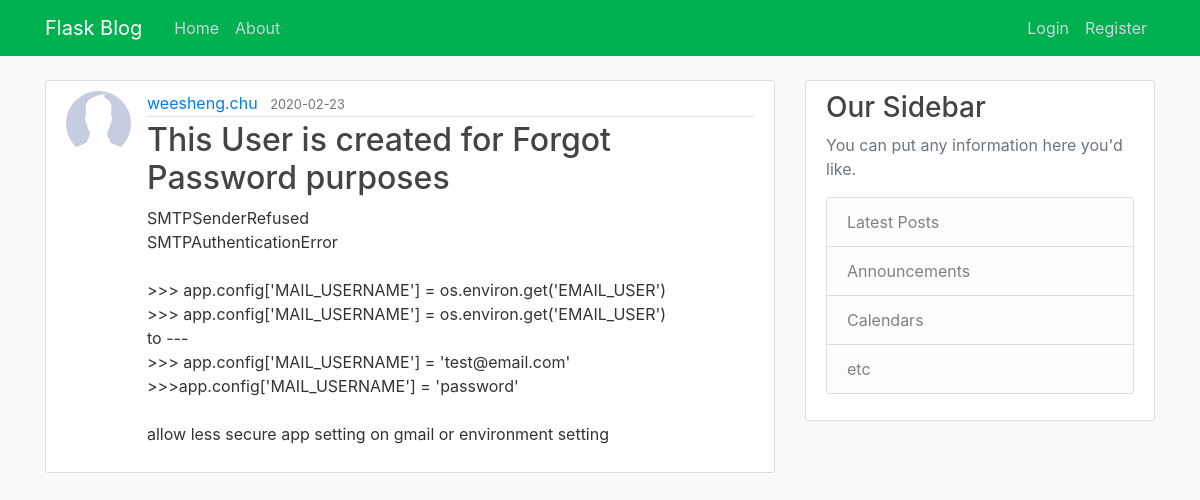
Screenshot of /post/8 with the database file from the repository.
### flaskblog/models.py (models this page shows, shortened)
class User(db.Model, UserMixin):
    id = db.Column(db.Integer, primary_key=True)
    username = db.Column(db.String(20), unique=True, nullable=False)
    email = db.Column(db.String(120), unique=True, nullable=False)
    image_file = db.Column(db.String(20), nullable=False,
                           default='default.jpg')
    password = db.Column(db.String(60), nullable=False)
    posts = db.relationship('Post', backref='author', lazy=True)

class Post(db.Model):
    id = db.Column(db.Integer, primary_key=True)
    title = db.Column(db.String(100), nullable=False)
    date_posted = db.Column(db.DateTime, nullable=False,
                            default=datetime.utcnow)
    content = db.Column(db.Text, nullable=False)
    user_id = db.Column(db.Integer, db.ForeignKey('user.id'), nullable=False)

### flaskblog/routes.py (the view)
@app.route('/post/<int:post_id>')
def post(post_id):
    post = Post.query.get_or_404(post_id)
    return render_template('post.html', title=post.title, post=post)

### flaskblog/templates/post.html (shortened to what this page needs)
{% extends "layout.html" %} {% block content %}
<article class="media content-section">
  <img class="rounded-circle article-img"
    src="{{ url_for('static', filename='profile_pics/' + post.author.image_file) }}" />
  <div class="media-body">
    <div class="article-metadata">
      <a class="mr-2" href="{{ url_for('user_posts', username=post.author.username)}}">{{ post.author.username }}</a>
      <small class="text-muted">{{ post.date_posted.strftime('%Y-%m-%d') }}</small>
    </div>
    <h2 class="article-title">{{ post.title }}</h2>
    <p class="article-content">{{ post.content }}</p>
  </div>
</article>
{% endblock content %}

### flaskblog/static/main.css (style rules this page uses)
body { background: #fafafa; color: #333333; margin-top: 5rem; }
h1, h2, h3, h4, h5, h6 { color: #444444; }
.content-section { background: #ffffff; padding: 10px 20px; border: 1px solid #dddddd; border-radius: 3px; margin-bottom: 20px; }
.article-title { color: #444444; }
.article-content { white-space: pre-line; }
.article-img { height: 65px; width: 65px; margin-right: 16px; }
.article-metadata { padding-bottom: 1px; margin-bottom: 4px; border-bottom: 1px solid #e3e3e3; }

### rows the page displays
User: image_file (placeholder picture), author.username "weesheng.chu"
Post: date_posted "2020-02-23", title "This User is created for Forgot Password purposes", content "SMTPSenderRefused SMTPAuthenticationError >>> app.config['MAIL_USERNAME'] = os.environ.get('EMAIL_USER') >>> app.config['MAIL_USERNAME'] = os.environ.get('EMAIL_USER') to --- >>> app.config['MAIL_USERNAME'] = 'test@email.com' >>>app.config['MAIL_USERNAME'] = 'password' allow less secure app setting on gmail or environment setting"
